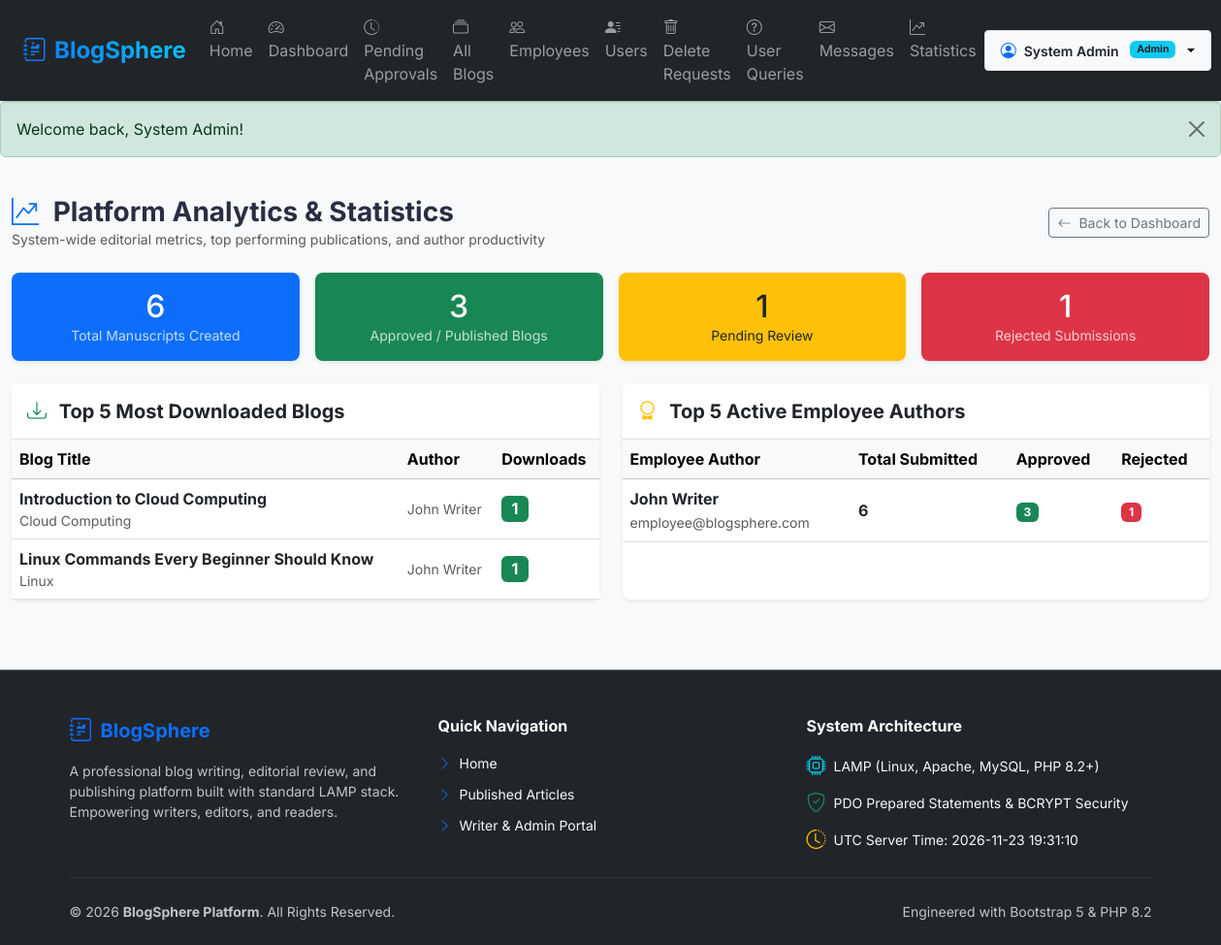
The app's page /admin/statistics.php (signed in) with its own data.
### tables this page shows
CREATE TABLE `blogs` (
  `id` INT AUTO_INCREMENT PRIMARY KEY,
  `employee_id` INT NOT NULL,
  `category_id` INT DEFAULT NULL,
  `title` VARCHAR(255) NOT NULL,
  `slug` VARCHAR(255) UNIQUE,
  `short_description` TEXT,
  `meta_title` VARCHAR(255) DEFAULT NULL,
  `meta_description` VARCHAR(500) DEFAULT NULL,
  `meta_keywords` VARCHAR(255) DEFAULT NULL,
  `canonical_url` VARCHAR(255) DEFAULT NULL,
  `content` LONGTEXT NOT NULL,
  `content_type` ENUM('text','html') DEFAULT 'text',
  `featured_image` VARCHAR(255) DEFAULT NULL,
  `downloadable_file` VARCHAR(255) DEFAULT NULL,
  `status` ENUM('draft', 'pending', 'approved', 'rejected') DEFAULT 'draft',
  `rejection_reason` TEXT DEFAULT NULL,
  `submitted_at` DATETIME DEFAULT NULL,
  `reviewed_at` DATETIME DEFAULT NULL,
  `reviewed_by` INT DEFAULT NULL,
  `created_at` TIMESTAMP DEFAULT CURRENT_TIMESTAMP,
  `updated_at` TIMESTAMP DEFAULT CURRENT_TIMESTAMP ON UPDATE CURRENT_TIMESTAMP,
  FOREIGN KEY (`employee_id`) REFERENCES `users`(`id`) ON DELETE CASCADE,
  FOREIGN KEY (`category_id`) REFERENCES `categories`(`id`) ON DELETE SET NULL,
  FOREIGN KEY (`reviewed_by`) REFERENCES `users`(`id`) ON DELETE SET NULL
);

CREATE TABLE `categories` (
  `id` INT AUTO_INCREMENT PRIMARY KEY,
  `name` VARCHAR(100) NOT NULL,
  `description` TEXT,
  `created_at` TIMESTAMP DEFAULT CURRENT_TIMESTAMP
);

CREATE TABLE `users` (
  `id` INT AUTO_INCREMENT PRIMARY KEY,
  `username` VARCHAR(100) UNIQUE NOT NULL,
  `name` VARCHAR(100) NOT NULL,
  `email` VARCHAR(150) UNIQUE NOT NULL,
  `password` VARCHAR(255) NOT NULL,
  `role` ENUM('admin','employee','user') NOT NULL DEFAULT 'user',
  `profile_image` VARCHAR(255) DEFAULT NULL,
  `status` ENUM('active','inactive','blocked') DEFAULT 'active',
  `created_at` TIMESTAMP DEFAULT CURRENT_TIMESTAMP
);

### admin/statistics.php (the view, shortened to what this page needs)
<?php
$pdo = getDBConnection();
$totalBlogs = (int)$pdo->query("SELECT COUNT(*) FROM blogs")->fetchColumn();
$approvedBlogs = (int)$pdo->query("SELECT COUNT(*) FROM blogs WHERE status = 'approved'")->fetchColumn();
$rejectedBlogs = (int)$pdo->query("SELECT COUNT(*) FROM blogs WHERE status = 'rejected'")->fetchColumn();
$pendingBlogs = (int)$pdo->query("SELECT COUNT(*) FROM blogs WHERE status = 'pending'")->fetchColumn();
$stmtTopDownloaded = $pdo->query("
    SELECT b.id, b.title, c.name as category_name, u.name as author_name, COUNT(bd.id) as download_count
    FROM blogs b
    JOIN blog_downloads bd ON b.id = bd.blog_id
    LEFT JOIN categories c ON b.category_id = c.id
    LEFT JOIN users u ON b.employee_id = u.id
    GROUP BY b.id
    ORDER BY download_count DESC
    LIMIT 5
");
$topDownloadedBlogs = $stmtTopDownloaded->fetchAll();
$stmtTopEmployees = $pdo->query("
    SELECT u.id, u.name, u.email,
           COUNT(b.id) as total_submitted,
           SUM(CASE WHEN b.status = 'approved' THEN 1 ELSE 0 END) as approved_count,
           SUM(CASE WHEN b.status = 'rejected' THEN 1 ELSE 0 END) as rejected_count
    FROM users u
    JOIN blogs b ON u.id = b.employee_id
    WHERE u.role = 'employee'
    GROUP BY u.id
    ORDER BY approved_count DESC, total_submitted DESC
    LIMIT 5
");
$topEmployees = $stmtTopEmployees->fetchAll();
include __DIR__ . '/../includes/header.php';
?>
<div class="container-fluid py-4">
    <div class="d-flex justify-content-between align-items-center mb-4">
        <div>
            <h3 class="fw-bold mb-0"><i class="bi bi-graph-up-arrow text-primary me-2"></i> Platform Analytics &amp; Statistics</h3>
            <p class="text-muted small mb-0">System-wide editorial metrics, top performing publications, and author productivity</p>
        </div>
        <a href="<?= BASE_URL ?>admin/dashboard.php" class="btn btn-outline-secondary btn-sm"><i class="bi bi-arrow-left me-1"></i> Back to Dashboard</a>
    </div>
    <div class="row g-3 mb-4">
        <div class="col-md-3">
            <div class="card border-0 shadow-sm bg-primary text-white p-3 rounded-3 text-center">
                <h2 class="fw-extrabold mb-0"><?= number_format($totalBlogs) ?></h2>
                <span class="small opacity-75">Total Manuscripts Created</span>
            </div>
        </div>
        <div class="col-md-3">
            <div class="card border-0 shadow-sm bg-success text-white p-3 rounded-3 text-center">
                <h2 class="fw-extrabold mb-0"><?= number_format($approvedBlogs) ?></h2>
                <span class="small opacity-75">Approved / Published Blogs</span>
            </div>
        </div>
        <div class="col-md-3">
            <div class="card border-0 shadow-sm bg-warning text-dark p-3 rounded-3 text-center">
                <h2 class="fw-extrabold mb-0"><?= number_format($pendingBlogs) ?></h2>
                <span class="small">Pending Review</span>
            </div>
        </div>
        <div class="col-md-3">
            <div class="card border-0 shadow-sm bg-danger text-white p-3 rounded-3 text-center">
                <h2 class="fw-extrabold mb-0"><?= number_format($rejectedBlogs) ?></h2>
                <span class="small opacity-75">Rejected Submissions</span>
            </div>
        </div>
    </div>
    <div class="row g-4">
        <div class="col-lg-6">
            <div class="card border-0 shadow-sm rounded-3 h-100">
                <div class="card-header bg-white py-3 border-bottom">
                    <h5 class="fw-bold mb-0"><i class="bi bi-download text-success me-2"></i> Top 5 Most Downloaded Blogs</h5>
                </div>
                <div class="table-responsive">
                    <table class="table table-hover align-middle mb-0">
                        <thead class="table-light">
                            <tr>
                                <th>Blog Title</th>
                                <th>Author</th>
                                <th>Downloads</th>
                            </tr>
                        </thead>
                        <tbody>
                            <?php if (empty($topDownloadedBlogs)): ?>
                                <tr>
                                    <td colspan="3" class="text-center py-4 text-muted">No downloads recorded yet.</td>
                                </tr>
                            <?php else: ?>
                                <?php foreach ($topDownloadedBlogs as $tb): ?>
                                    <tr>
                                        <td>
                                            <a href="<?= BASE_URL ?>user/blog_details.php?id=<?= $tb['id'] ?>" class="fw-bold text-dark text-decoration-none">
                                                <?= htmlspecialchars($tb['title']) ?>
                                            </a>
                                            <small class="text-muted d-block"><?= htmlspecialchars($tb['category_name'] ?? 'General') ?></small>
                                        </td>
                                        <td><span class="small text-muted"><?= htmlspecialchars($tb['author_name']) ?></span></td>
                                        <td><span class="badge bg-success fs-6"><?= number_format($tb['download_count']) ?></span></td>
                                    </tr>
                                <?php endforeach; ?>
                            <?php endif; ?>
                        </tbody>
                    </table>
                </div>
            </div>
        </div>
        <div class="col-lg-6">
            <div class="card border-0 shadow-sm rounded-3 h-100">
                <div class="card-header bg-white py-3 border-bottom">
                    <h5 class="fw-bold mb-0"><i class="bi bi-award text-warning me-2"></i> Top 5 Active Employee Authors</h5>
                </div>
                <div class="table-responsive">
                    <table class="table table-hover align-middle mb-0">
                        <thead class="table-light">
                            <tr>
                                <th>Employee Author</th>
                                <th>Total Submitted</th>
                                <th>Approved</th>
                                <th>Rejected</th>
                            </tr>
                        </thead>
                        <tbody>
                            <?php if (empty($topEmployees)): ?>
                                <tr>
                                    <td colspan="4" class="text-center py-4 text-muted">No employee statistics available.</td>
                                </tr>
                            <?php else: ?>
                                <?php foreach ($topEmployees as $te): ?>
                                    <tr>
                                        <td>
                                            <strong class="d-block text-dark"><?= htmlspecialchars($te['name']) ?></strong>
                                            <small class="text-muted"><?= htmlspecialchars($te['email']) ?></small>
                                        </td>
                                        <td><span class="fw-bold text-dark"><?= $te['total_submitted'] ?></span></td>
                                        <td><span class="badge bg-success"><?= $te['approved_count'] ?></span></td>
                                        <td><span class="badge bg-danger"><?= $te['rejected_count'] ?></span></td>
                                    </tr>
                                <?php endforeach; ?>
                            <?php endif; ?>
                        </tbody>
                    </table>
                </div>
            </div>
        </div>
    </div>
</div>
<?php include __DIR__ . '/../includes/footer.php'; ?>

### assets/css/style.css (style rules this page uses)
body { font-family: 'Inter', -apple-system, BlinkMacSystemFont, "Segoe UI", Roboto, sans-serif; color: #2b2d42; background-color: #f8f9fa; }

### includes/header.php (style rules this page uses)
body { font-family: 'Inter', -apple-system, sans-serif; background-color: #f8f9fa; color: #2b2d42; margin: 0; padding: 0; }

### records on screen
blogs: title "Introduction to Cloud Computing", category.name "Cloud Computing", employee.name "John Writer", download_count "1"
blogs: title "Linux Commands Every Beginner Should Know", category.name "Linux", employee.name "John Writer", download_count "1"
users: name "John Writer", email "employee@blogsphere.com", total_submitted "6", approved_count "3", rejected_count "1"

### other values on screen
$_SESSION['user_name'] "System Admin"
$role "Admin"
$flash['message'] "Welcome back, System Admin!"
$totalBlogs "6"
$approvedBlogs "3"
$pendingBlogs "1"
$rejectedBlogs "1"
